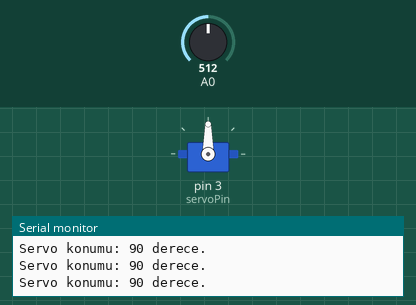
Bench run of a sketch on a simulated Arduino Uno, built with avr-gcc and run on an emulated ATmega328P. Shown: servo, the last lines printed to the serial monitor. The test bench sets the inputs (shaded band); at power-on: A0 = 512.

Above: at 1.2 s.
1.3 s: A0 set to 716
At 2.5 s:
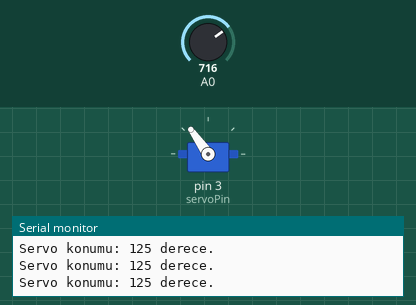
2.8 s: A0 set to 900
At 4.0 s:
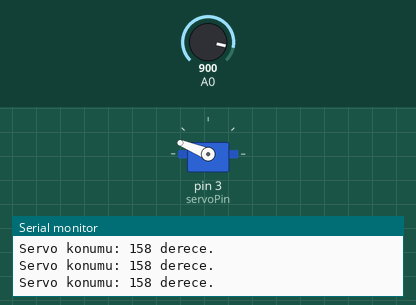
4.3 s: A0 set to 1023
At 5.4 s:
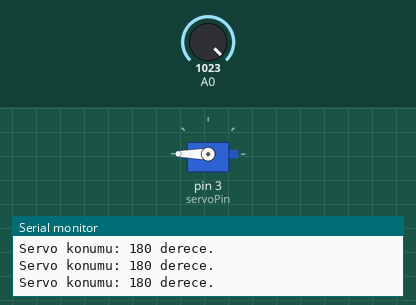
5.8 s: A0 set to 306
At 6.9 s:
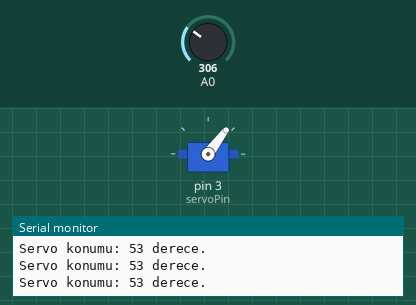
7.3 s: A0 set to 122
At 8.4 s:
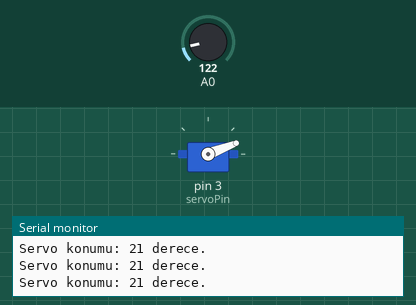
8.8 s: A0 set to 0
At 9.8 s:
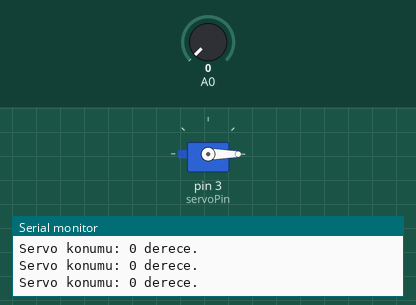
Timing chart, 0 to 11.3 s (numbered marks = the images above; inputs shaded):
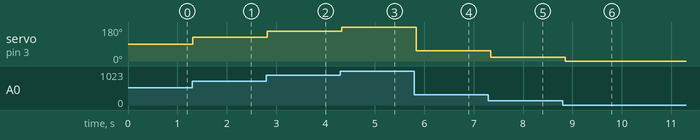

The sketch:

servo-joystick-control.ino
```cpp
/*
   Kablo renkleri:
   Kırmızı = Vcc = 5v
   Kahve = Gnd = 0v
   Turuncu = PWM = Sinyal (servoPin)
*/
#include <Servo.h>
Servo ServoA;
byte servoPin = 3;

void setup() {
  ServoA.attach(servoPin);
  ServoA.write(0);
  Serial.begin(9600);
  Serial.println("Seri baglanti basladi.");
}
void loop() {
  int x = analogRead(A0);
  byte derece = map(x, 0, 1023, 0, 180);
  ServoA.write(derece);
  Serial.println("Servo konumu: " + String(derece) + " derece.");
  delay(100);
}
```

Measured:
- after the input at 1.3 s, servo on pin 3 (servoPin): 90° → 125° at once
- after the input at 2.8 s, servo on pin 3 (servoPin): 125° → 158° at once
- after the input at 4.3 s, servo on pin 3 (servoPin): 158° → 180° at once
- after the input at 5.8 s, servo on pin 3 (servoPin): 180° → 53° at once
- after the input at 7.3 s, servo on pin 3 (servoPin): 53° → 21° at once
- after the input at 8.8 s, servo on pin 3 (servoPin): 21° → 0° after 0.05 s
